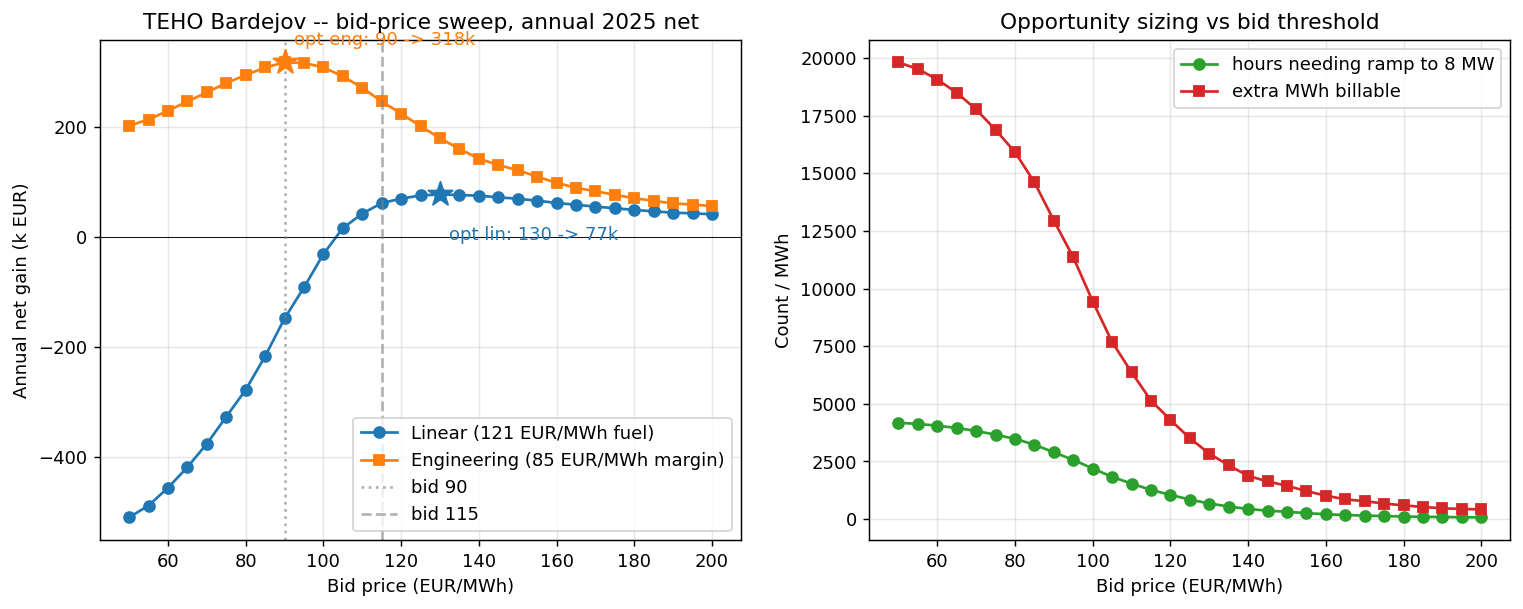

This figure's Python source:
"""Sweep bid prices 50-250 EUR/MWh, all 12 months of 2025, both cost models."""

import pandas as pd
import numpy as np
import matplotlib.pyplot as plt

EE_OWN_SLOPE  = 0.99
EE_OWN_INT    = 1.9
FUEL_GROSS    = 121       # linear Jan-sheet fuel model
FUEL_MARGINAL = 85        # engineering Priprava marginal fuel model

def billable(mw):
    return np.maximum(0, EE_OWN_SLOPE*mw - EE_OWN_INT)

def load_month(path, sheet_pred):
    df = pd.read_excel(path, sheet_name=sheet_pred, header=None, skiprows=2)
    df = df.iloc[:, :19].copy()
    df.columns = ['date','time','y1','y2','y3','y4','avg_heat','MW_EE','Maric','sum',
                  'PLAN','lbl','val','_','actual_heat_kWh','actual_maric_kWh',
                  'actual_EE_kW','DA_price','revenue']
    df = df.dropna(subset=['date']).reset_index(drop=True)
    for c in ['actual_heat_kWh','actual_EE_kW','DA_price']:
        df[c] = pd.to_numeric(df[c], errors='coerce')
    df = df.dropna(subset=['actual_EE_kW','DA_price']).reset_index(drop=True)
    df = df[df['actual_heat_kWh'].abs() < 100000].reset_index(drop=True)
    t0 = pd.to_datetime(str(df.iloc[0]['time']), errors='coerce')
    t1 = pd.to_datetime(str(df.iloc[1]['time']), errors='coerce') if len(df) > 1 else t0
    dt_min = (t1 - t0).total_seconds() / 60 if pd.notna(t0) and pd.notna(t1) else 60
    if dt_min <= 0: dt_min = 60
    df['dt_h']        = dt_min / 60
    df['actual_MW']   = df['actual_EE_kW'] / 1000
    return df

months = [
    ('01', 'data/bardejov/kalkulácie TeHo BJ 2025 01.XLSX', 'predikcia'),
    ('02', 'data/bardejov/Kalkulácie TeHo BJ 2025 02.xlsx', 'Predikcia'),
    ('03', 'data/bardejov/Kalkulácie TeHo BJ 2025 03.xlsx', 'Predikcia 15min.'),
    ('04', 'data/bardejov/Kalkulácie TeHo BJ 2025 04.xlsx', 'Predikcia 15min'),
    ('05', 'data/bardejov/Kalkulácie TeHo BJ 2025 05.xlsx', 'Predikcia 15min.'),
    ('06', 'data/bardejov/Kalkulácie TeHo BJ 2025 06.xlsx', 'Predikcia 15min.'),
    ('07', 'data/bardejov/Kalkulácie TeHo BJ 2025 07.xlsx', 'Predikcia 15min.'),
    ('08', 'data/bardejov/Kalkulácie TeHo BJ 2025 08.xlsx', 'Predikcia 15min.'),
    ('09', 'data/bardejov/Kalkulácie TeHo BJ 2025 09.xlsx', 'Predikcia 15min.'),
    ('10', 'data/bardejov/Kalkulácie TeHo BJ 2025 10.xlsx', 'Predikcia 15min.'),
    ('11', 'data/bardejov/Kalkulácie TeHo BJ 2025 11.xlsx', 'Predikcia 15min.'),
    ('12', 'data/bardejov/Kalkulácie TeHo BJ 2025 12.xlsx', 'Predikcia 15min.'),
]

# Load once, concatenate
print('[*] Loading all months...')
parts = []
for mo, path, sheet in months:
    try:
        df = load_month(path, sheet)
        df['month'] = mo
        parts.append(df)
        print(f'  {mo}: {len(df)} rows, dt={df["dt_h"].iloc[0]*60:.0f} min')
    except Exception as e:
        print(f'  {mo}: FAIL {e}')

all_df = pd.concat(parts, ignore_index=True)
print(f'[+] Total: {len(all_df)} rows ({all_df["dt_h"].sum():.0f} hours)')

# Sweep
bid_prices = list(range(50, 201, 5))
out_rows = []

for bid in bid_prices:
    cf_MW = np.where(
        (all_df['DA_price'] >= bid) & (all_df['actual_MW'] < 7.5),
        8.0,
        all_df['actual_MW']
    )
    dt = all_df['dt_h'].values
    d_bill = (billable(cf_MW) - billable(all_df['actual_MW'].values)) * dt
    d_prod = (cf_MW - all_df['actual_MW'].values) * dt
    d_rev  = d_bill * all_df['DA_price'].values
    d_fuel_lin = d_prod * FUEL_GROSS
    d_fuel_eng = d_prod * FUEL_MARGINAL
    net_lin = (d_rev - d_fuel_lin).sum()
    net_eng = (d_rev - d_fuel_eng).sum()
    hrs_hit = ((all_df['DA_price'] >= bid) & (all_df['actual_MW'] < 7.5)).astype(float).mul(dt).sum()
    out_rows.append({
        'bid': bid,
        'hrs_to_add_8MW': hrs_hit,
        'extra_MWh': d_prod.sum(),
        'extra_rev': d_rev.sum(),
        'net_linear': net_lin,
        'net_engineering': net_eng,
    })

res = pd.DataFrame(out_rows)

# Print table
print('\n' + '='*80)
print(f'{"bid":>5s} {"hrs_add":>8s} {"+MWh":>8s} {"+rev":>10s} {"net LIN":>11s} {"net ENG":>11s}')
for _, r in res.iterrows():
    star_lin = '  *' if r['net_linear'] == res['net_linear'].max() else '   '
    star_eng = '  *' if r['net_engineering'] == res['net_engineering'].max() else '   '
    print(f'{r["bid"]:>5.0f} {r["hrs_to_add_8MW"]:>8.0f} {r["extra_MWh"]:>8.0f} '
          f'{r["extra_rev"]:>10,.0f} {r["net_linear"]:>+11,.0f}{star_lin}'
          f'{r["net_engineering"]:>+11,.0f}{star_eng}')

# Plot
fig, axes = plt.subplots(1, 2, figsize=(14, 5))

axes[0].plot(res['bid'], res['net_linear']/1000, 'o-', label='Linear (121 EUR/MWh fuel)', color='C0')
axes[0].plot(res['bid'], res['net_engineering']/1000, 's-', label='Engineering (85 EUR/MWh margin)', color='C1')
axes[0].axhline(0, color='k', linewidth=0.5)
axes[0].axvline(90, color='gray', linestyle=':', alpha=0.6, label='bid 90')
axes[0].axvline(115, color='gray', linestyle='--', alpha=0.6, label='bid 115')
# Mark optima
opt_lin = res.loc[res['net_linear'].idxmax()]
opt_eng = res.loc[res['net_engineering'].idxmax()]
axes[0].scatter(opt_lin['bid'], opt_lin['net_linear']/1000, marker='*', s=200, color='C0', zorder=5)
axes[0].scatter(opt_eng['bid'], opt_eng['net_engineering']/1000, marker='*', s=200, color='C1', zorder=5)
axes[0].annotate(f'opt lin: {opt_lin["bid"]:.0f} -> {opt_lin["net_linear"]/1000:.0f}k',
                  xy=(opt_lin['bid'], opt_lin['net_linear']/1000),
                  xytext=(5, -25), textcoords='offset points', color='C0')
axes[0].annotate(f'opt eng: {opt_eng["bid"]:.0f} -> {opt_eng["net_engineering"]/1000:.0f}k',
                  xy=(opt_eng['bid'], opt_eng['net_engineering']/1000),
                  xytext=(5, 10), textcoords='offset points', color='C1')
axes[0].set_xlabel('Bid price (EUR/MWh)')
axes[0].set_ylabel('Annual net gain (k EUR)')
axes[0].set_title('TEHO Bardejov -- bid-price sweep, annual 2025 net')
axes[0].legend(loc='lower right')
axes[0].grid(alpha=0.3)

axes[1].plot(res['bid'], res['hrs_to_add_8MW'], 'o-', color='C2', label='hours needing ramp to 8 MW')
axes[1].plot(res['bid'], res['extra_MWh'], 's-', color='C3', label='extra MWh billable')
axes[1].set_xlabel('Bid price (EUR/MWh)')
axes[1].set_ylabel('Count / MWh')
axes[1].set_title('Opportunity sizing vs bid threshold')
axes[1].legend()
axes[1].grid(alpha=0.3)

fig.savefig('data/bardejov/bid_sweep.png', dpi=130, bbox_inches='tight')
print('\n[+] Saved data/bardejov/bid_sweep.png')
